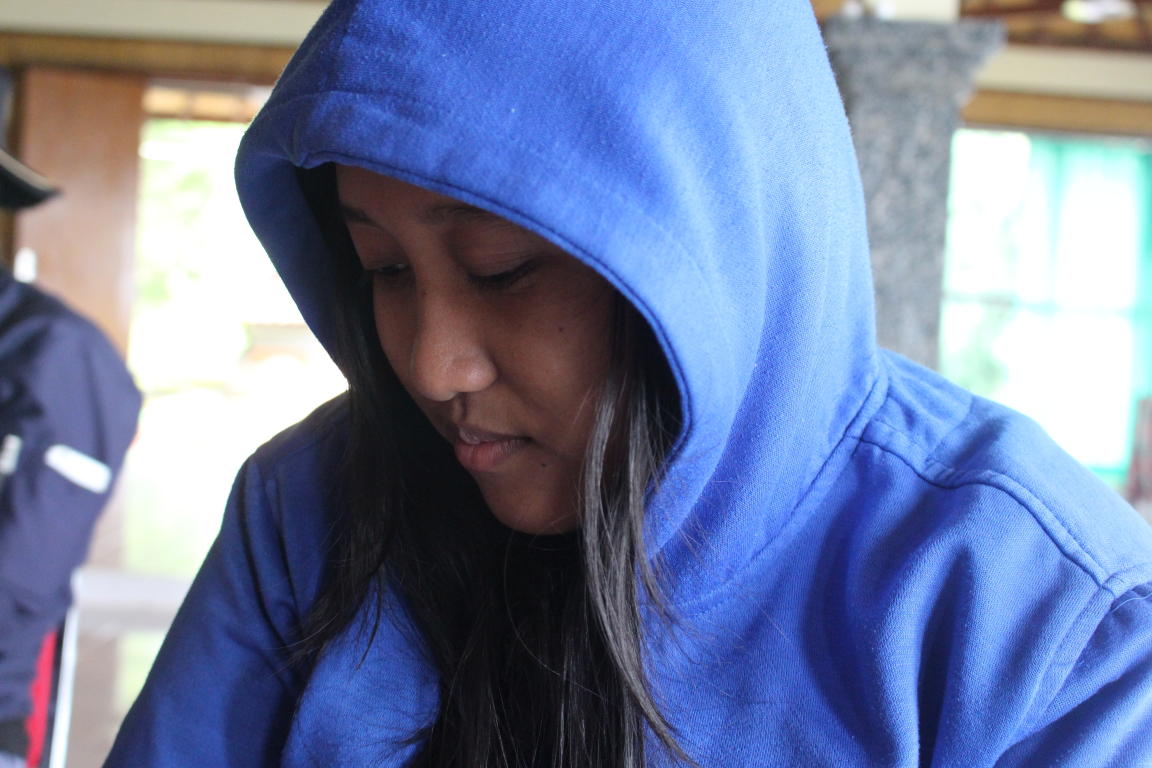
#> input picture web_gui/media/111222ww.JPG, 3456 x 2304 px, found by its file name (shown at 1/3 size); its folder holds only this picture in this run
$ python -i img_processing.py   (imports and definitions only)   (older library calls are emulated)
#> lines starting #> are read from the running program, lines starting #| are printed output that depends on the picture
from skimage.transform import rescale, resize, downscale_local_mean
import numpy as np
import matplotlib.pyplot as plt
import matplotlib.image as mpimg
import matplotlib.patches as mpatches
import os
import glob
from skimage import io, transform, morphology, exposure
from skimage.color import rgb2gray,gray2rgb,rgb2hsv, rgb2lab
from skimage.filters import threshold_otsu, threshold_local, sobel
from skimage.morphology import label, square, erosion, dilation, opening, closing, binary_closing, binary_dilation
from skimage.measure import label, regionprops, find_contours
from skimage.morphology import disk
from PIL import Image, ImageEnhance
from skimage.color import label2rgb
from sklearn import svm
from sklearn.metrics import accuracy_score
from skimage.feature import greycomatrix, greycoprops
from skimage import img_as_ubyte
from joblib import dump, load
import io
import urllib


def process(path):
#> called with path = '../media/111222ww.JPG'
    URL = 'http://192.168.43.254:8000'+path
    with urllib.request.urlopen(URL) as url:
        f = io.BytesIO(url.read())
    im=Image.open(f)
#> im is the input picture: PIL image 3456x2304 RGB; mean R, G, B 114.6, 127.4, 162.4
    # Preprocessing
    brightness = 1.5
    enhancer = ImageEnhance.Brightness(im)
    bright = enhancer.enhance(brightness)
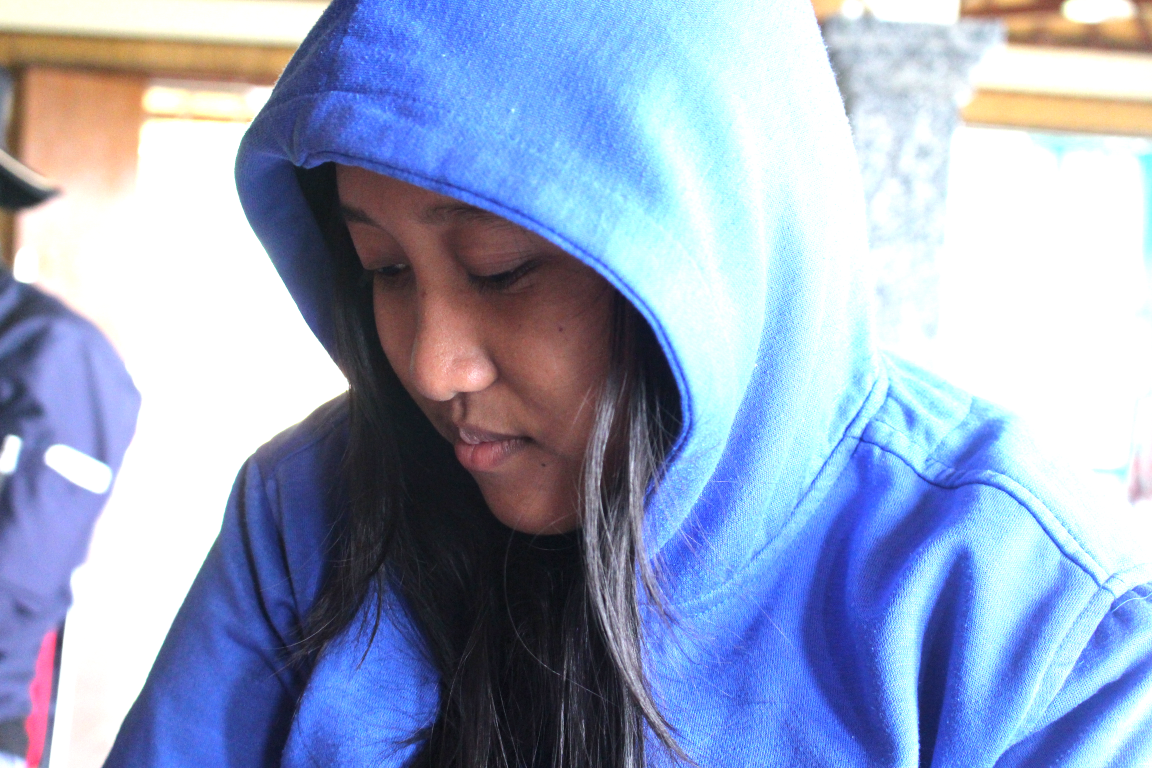
#> bright: PIL image 3456x2304 RGB (shown at 1/3 size); mean R, G, B 152, 165.3, 194.9
    contrast = 1.5
    enhancer = ImageEnhance.Contrast(bright)
    con = enhancer.enhance(contrast)
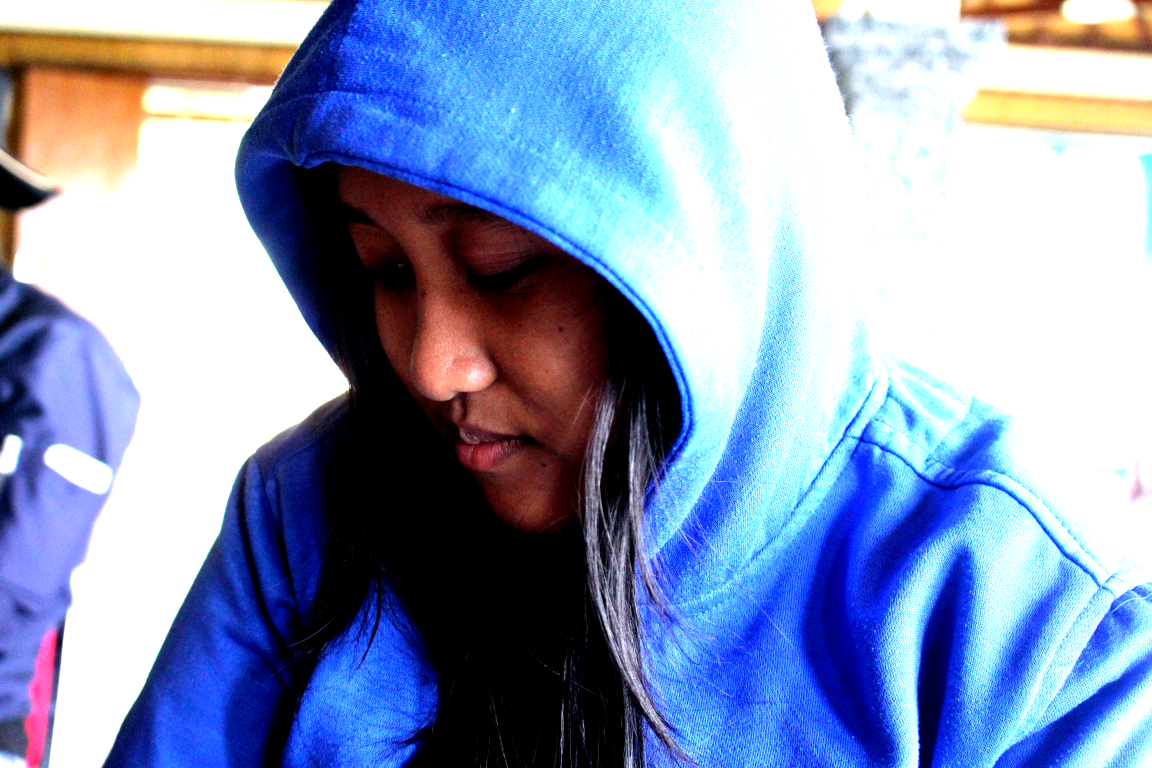
#> con: PIL image 3456x2304 RGB (shown at 1/3 size); mean R, G, B 138, 153.5, 187.4
    #Resize
    width = 400
    height = 400
    dim = (height,width)
    imge =np.array(con)
    img_resize = resize(imge, (dim),anti_aliasing=True)
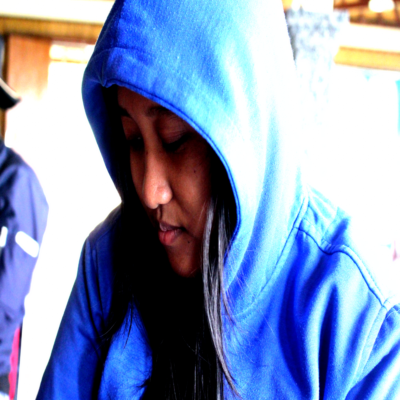
#> img_resize: shape (400, 400, 3) float64; mean R, G, B 0.541, 0.602, 0.735
    #Grayscale
    imGray = rgb2gray(img_resize)
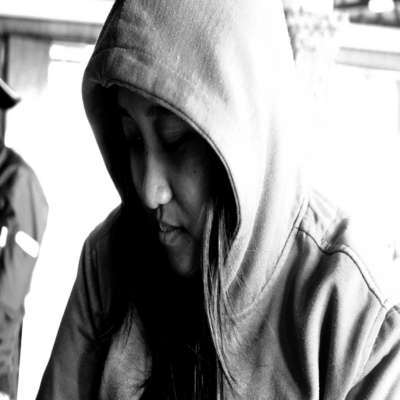
#> imGray: shape (400, 400) float64; min 0, max 1, mean 0.599
    # Eaktrasi Ciri
    #HSV
    H = []
    S = []
    V = []

    hsv_img = rgb2hsv(img_resize)
#> hsv_img: shape (400, 400, 3) float64; mean of channels 0, 1, 2 0.404, 0.424, 0.776
    hue, s, v = hsv_img[:, :, 0], hsv_img[:, :, 1], hsv_img[:, :, 2]
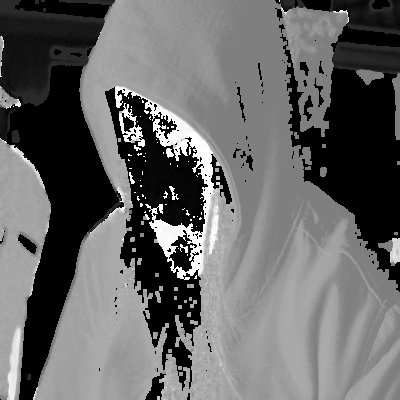
#> hue: shape (400, 400) float64; min 0, max 1, mean 0.404
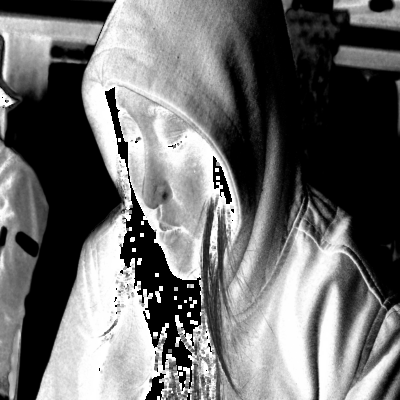
#> s: shape (400, 400) float64; min 0, max 1, mean 0.424
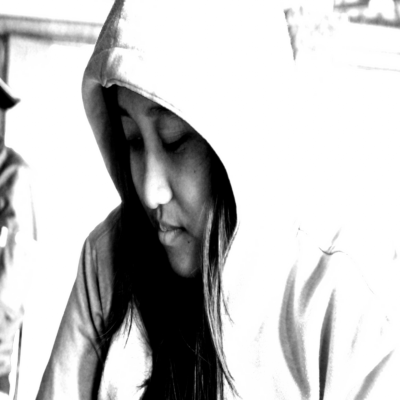
#> v: shape (400, 400) float64; min 0, max 1, mean 0.776

    # HSV Processing
    H=np.mean(hue)
#> H = 0.404
    S=np.mean(s)
#> S = 0.424
    V=np.mean(v)
#> V = 0.776
    hsv=[H,S,V]
#> hsv = [0.404, 0.424, 0.776]

    #GLCM
    glcm = []
    image = img_as_ubyte(imGray)#Rubah ke int
    g = greycomatrix(image, [1], [0, np.pi/4, np.pi/2, 3*np.pi/4], levels=256,normed=True, symmetric=True)
    c =(greycoprops(g, 'contrast'))
#> c = [[208.7, 257, 64.42, 238.2]]
    d =(greycoprops(g, 'dissimilarity'))
#> d = [[6.49, 7.33, 3.79, 7.1]]
    a =(greycoprops(g, 'ASM'))
#> a = [[0.0718, 0.0709, 0.074, 0.0706]]
    e =(greycoprops(g, 'energy'))
#> e = [[0.268, 0.266, 0.272, 0.266]]
    h =(greycoprops(g, 'homogeneity'))
#> h = [[0.464, 0.448, 0.515, 0.446]]
    co =(greycoprops(g, 'correlation'))
#> co = [[0.989, 0.987, 0.997, 0.988]]
    #

    for i in c[0]:
        glcm.append(i) #Nilai contrast
#> this loop made 4 passes
#> i on passes 1 to 4: 208.7, 257, 64.42, 238.2
#> after the loop, glcm = [208.7, 257, 64.42, 238.2]
    for j in d[0]:
        glcm.append(j) #Nilai dissimilarity
#> this loop made 4 passes
#> j on passes 1 to 4: 6.49, 7.33, 3.79, 7.1
#> after the loop, glcm = [208.7, 257, 64.42, 238.2, 6.49, 7.33, 3.79, 7.1]
    for k in a[0]:
        glcm.append(k) #Nilai ASM
#> this loop made 4 passes
#> k on passes 1 to 4: 0.0718, 0.0709, 0.074, 0.0706
#> after the loop, glcm = [208.7, 257, 64.42, 238.2, 6.49, 7.33, 3.79, 7.1, 0.0718, 0.0709, 0.074, 0.0706]
    for l in e[0]:
        glcm.append(l) #Nilai energy
#> this loop made 4 passes
#> l on passes 1 to 4: 0.268, 0.266, 0.272, 0.266
#> after the loop, glcm = [208.7, 257, 64.42, 238.2, 6.49, 7.33, 3.79, 7.1, 0.0718, 0.0709, 0.074, 0.0706, 0.268, 0.266, 0.272, 0.266]
    for m in h[0]:
        glcm.append(m) #Nilai homogeneity
#> this loop made 4 passes
#> m on passes 1 to 4: 0.464, 0.448, 0.515, 0.446
#> after the loop, glcm = [208.7, 257, 64.42, 238.2, 6.49, 7.33, 3.79, 7.1, 0.0718, 0.0709, 0.074, 0.0706, 0.268, 0.266, 0.272, 0.266, 0.464, 0.448, 0.515, 0.446]
    for n in co[0]:
        glcm.append(n) #Nilai correlation
#> this loop made 4 passes
#> n on passes 1 to 4: 0.989, 0.987, 0.997, 0.988
#> after the loop, glcm = [208.7, 257, 64.42, 238.2, 6.49, 7.33, 3.79, 7.1, 0.0718, 0.0709, 0.074, 0.0706, 0.268, 0.266, 0.272, 0.266, 0.464, 0.448, 0.515, 0.446, 0.989, 0.987, 0.997, 0.988]

    #Memasukan semua nilai ciri ke dalam array
    feature=[]
    ciri=[]
    for i in hsv:
        ciri.append(i)
#> this loop made 3 passes
#> i on passes 1 to 3: 0.404, 0.424, 0.776
#> after the loop, ciri = [0.404, 0.424, 0.776]
    for j in glcm:
        ciri.append(j)
#> this loop made 24 passes
#> after the loop, ciri = 27 values, max 257 at index 4, min 0.0706 at index 14, mean 29.7

    #         print(ciri)
    feature.append(ciri)
    # Klasifikasi
#> (the run stopped early here; a loop or call above may not have finished)

$ run again, on web_gui/media/14102451_1139255476120570_2378750129610072021_n.jpg
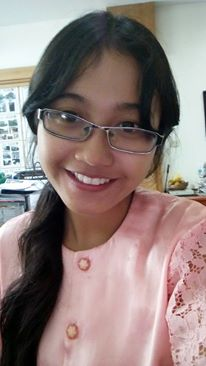
#> input picture web_gui/media/14102451_1139255476120570_2378750129610072021_n.jpg, 206 x 366 px, found by its file name
#> in process, im is the input picture: PIL image 206x366 RGB; mean R, G, B 144.7, 128.9, 125.8
#> hsv_img: shape (400, 400, 3) float64; mean of channels 0, 1, 2 0.157, 0.234, 0.726
#> in process, `hue, s, v = hsv_img[:, :, 0], hsv_img[:, :, 1], hsv_img[:, :, 2]`:
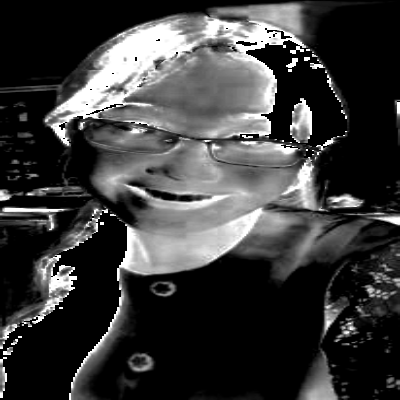
#> s: shape (400, 400) float64; min 0, max 1, mean 0.234
#> in process, `hue, s, v = hsv_img[:, :, 0], hsv_img[:, :, 1], hsv_img[:, :, 2]`:
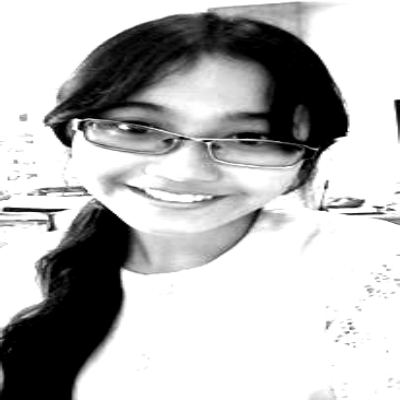
#> v: shape (400, 400) float64; min 0, max 1, mean 0.726
#> H = 0.157
#> S = 0.234
#> V = 0.726
#> hsv = [0.157, 0.234, 0.726]
#> c = [[86.59, 324.5, 243.3, 304.8]]
#> d = [[3.51, 7.2, 5.73, 6.48]]
#> a = [[0.158, 0.15, 0.154, 0.151]]
#> e = [[0.398, 0.387, 0.393, 0.389]]
#> h = [[0.62, 0.554, 0.581, 0.569]]
#> co = [[0.996, 0.984, 0.988, 0.985]]
#> the loop in process, `for i in c[0]:` made 4 passes
#> i on passes 1 to 4: 86.59, 324.5, 243.3, 304.8
#> after the loop in process, `for i in c[0]:`: glcm = [86.59, 324.5, 243.3, 304.8]
#> the loop in process, `for j in d[0]:` made 4 passes
#> j on passes 1 to 4: 3.51, 7.2, 5.73, 6.48
#> after the loop in process, `for j in d[0]:`: glcm = [86.59, 324.5, 243.3, 304.8, 3.51, 7.2, 5.73, 6.48]
#> the loop in process, `for k in a[0]:` made 4 passes
#> k on passes 1 to 4: 0.158, 0.15, 0.154, 0.151
#> after the loop in process, `for k in a[0]:`: glcm = [86.59, 324.5, 243.3, 304.8, 3.51, 7.2, 5.73, 6.48, 0.158, 0.15, 0.154, 0.151]
#> the loop in process, `for l in e[0]:` made 4 passes
#> l on passes 1 to 4: 0.398, 0.387, 0.393, 0.389
#> after the loop in process, `for l in e[0]:`: glcm = [86.59, 324.5, 243.3, 304.8, 3.51, 7.2, 5.73, 6.48, 0.158, 0.15, 0.154, 0.151, 0.398, 0.387, 0.393, 0.389]
#> the loop in process, `for m in h[0]:` made 4 passes
#> m on passes 1 to 4: 0.62, 0.554, 0.581, 0.569
#> after the loop in process, `for m in h[0]:`: glcm = [86.59, 324.5, 243.3, 304.8, 3.51, 7.2, 5.73, 6.48, 0.158, 0.15, 0.154, 0.151, 0.398, 0.387, 0.393, 0.389, 0.62, 0.554, 0.581, 0.569]
#> the loop in process, `for n in co[0]:` made 4 passes
#> n on passes 1 to 4: 0.996, 0.984, 0.988, 0.985
#> after the loop in process, `for n in co[0]:`: glcm = [86.59, 324.5, 243.3, 304.8, 3.51, 7.2, 5.73, 6.48, 0.158, 0.15, 0.154, 0.151, 0.398, 0.387, 0.393, 0.389, 0.62, 0.554, 0.581, 0.569, 0.996, 0.984, 0.988, 0.985]
#> the loop in process, `for i in hsv:` made 3 passes
#> i on passes 1 to 3: 0.157, 0.234, 0.726
#> after the loop in process, `for i in hsv:`: ciri = [0.157, 0.234, 0.726]
#> the loop in process, `for j in glcm:` made 24 passes
#> after the loop in process, `for j in glcm:`: ciri = 27 values, max 324.5 at index 4, min 0.15 at index 12, mean 36.72

$ run again, on web_gui/media/2019-04-22_16-07-13.jpg
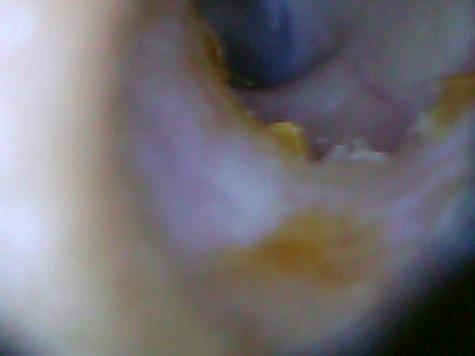
#> input picture web_gui/media/2019-04-22_16-07-13.jpg, 475 x 356 px, found by its file name
#> in process, im is the input picture: PIL image 475x356 RGB; mean R, G, B 114.4, 111.3, 115.5
#> hsv_img: shape (400, 400, 3) float64; mean of channels 0, 1, 2 0.36, 0.245, 0.688
#> in process, `hue, s, v = hsv_img[:, :, 0], hsv_img[:, :, 1], hsv_img[:, :, 2]`:
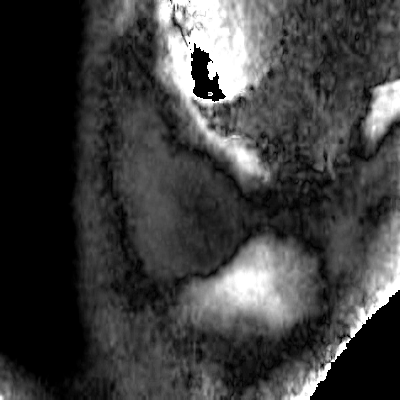
#> s: shape (400, 400) float64; min 0, max 1, mean 0.245
#> in process, `hue, s, v = hsv_img[:, :, 0], hsv_img[:, :, 1], hsv_img[:, :, 2]`:
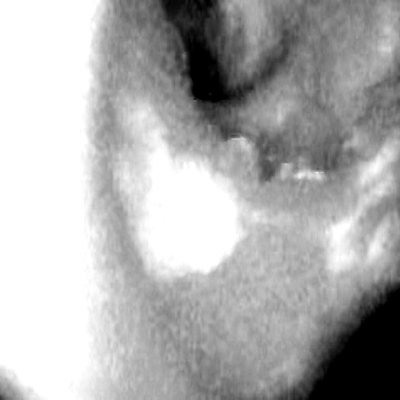
#> v: shape (400, 400) float64; min 0, max 1, mean 0.688
#> H = 0.36
#> S = 0.245
#> V = 0.688
#> hsv = [0.36, 0.245, 0.688]
#> c = [[7.13, 11.1, 4.44, 10.38]]
#> d = [[1.75, 2.13, 1.22, 2.04]]
#> a = [[0.0342, 0.0341, 0.035, 0.0341]]
#> e = [[0.185, 0.185, 0.187, 0.185]]
#> h = [[0.506, 0.472, 0.594, 0.479]]
#> co = [[0.999, 0.999, 1, 0.999]]
#> the loop in process, `for i in c[0]:` made 4 passes
#> i on passes 1 to 4: 7.13, 11.1, 4.44, 10.38
#> after the loop in process, `for i in c[0]:`: glcm = [7.13, 11.1, 4.44, 10.38]
#> the loop in process, `for j in d[0]:` made 4 passes
#> j on passes 1 to 4: 1.75, 2.13, 1.22, 2.04
#> after the loop in process, `for j in d[0]:`: glcm = [7.13, 11.1, 4.44, 10.38, 1.75, 2.13, 1.22, 2.04]
#> the loop in process, `for k in a[0]:` made 4 passes
#> k on passes 1 to 4: 0.0342, 0.0341, 0.035, 0.0341
#> after the loop in process, `for k in a[0]:`: glcm = [7.13, 11.1, 4.44, 10.38, 1.75, 2.13, 1.22, 2.04, 0.0342, 0.0341, 0.035, 0.0341]
#> the loop in process, `for l in e[0]:` made 4 passes
#> l on passes 1 to 4: 0.185, 0.185, 0.187, 0.185
#> after the loop in process, `for l in e[0]:`: glcm = [7.13, 11.1, 4.44, 10.38, 1.75, 2.13, 1.22, 2.04, 0.0342, 0.0341, 0.035, 0.0341, 0.185, 0.185, 0.187, 0.185]
#> the loop in process, `for m in h[0]:` made 4 passes
#> m on passes 1 to 4: 0.506, 0.472, 0.594, 0.479
#> after the loop in process, `for m in h[0]:`: glcm = [7.13, 11.1, 4.44, 10.38, 1.75, 2.13, 1.22, 2.04, 0.0342, 0.0341, 0.035, 0.0341, 0.185, 0.185, 0.187, 0.185, 0.506, 0.472, 0.594, 0.479]
#> the loop in process, `for n in co[0]:` made 4 passes
#> n on passes 1 to 4: 0.999, 0.999, 1, 0.999
#> after the loop in process, `for n in co[0]:`: glcm = [7.13, 11.1, 4.44, 10.38, 1.75, 2.13, 1.22, 2.04, 0.0342, 0.0341, 0.035, 0.0341, 0.185, 0.185, 0.187, 0.185, 0.506, 0.472, 0.594, 0.479, 0.999, 0.999, 1, 0.999]
#> the loop in process, `for i in hsv:` made 3 passes
#> i on passes 1 to 3: 0.36, 0.245, 0.688
#> after the loop in process, `for i in hsv:`: ciri = [0.36, 0.245, 0.688]
#> the loop in process, `for j in glcm:` made 24 passes
#> after the loop in process, `for j in glcm:`: ciri = 27 values, max 11.1 at index 4, min 0.0341 at index 14, mean 1.79

$ run again, on web_gui/media/2019-04-23_11-58-10.jpg
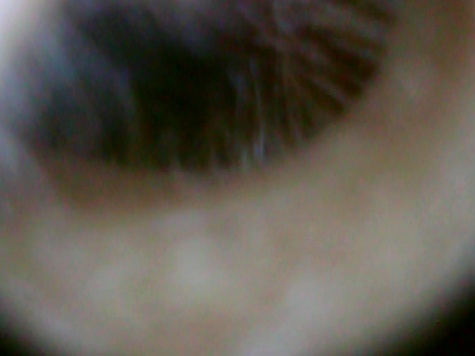
#> input picture web_gui/media/2019-04-23_11-58-10.jpg, 475 x 356 px, found by its file name
#> in process, im is the input picture: PIL image 475x356 RGB; mean R, G, B 92.4, 87, 77.3
#> hsv_img: shape (400, 400, 3) float64; mean of channels 0, 1, 2 0.178, 0.34, 0.573
#> in process, `hue, s, v = hsv_img[:, :, 0], hsv_img[:, :, 1], hsv_img[:, :, 2]`:
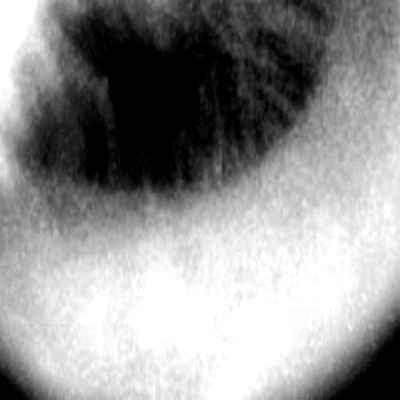
#> v: shape (400, 400) float64; min 0, max 1, mean 0.573
#> H = 0.178
#> S = 0.34
#> V = 0.573
#> hsv = [0.178, 0.34, 0.573]
#> c = [[7.39, 12.13, 4.56, 10.06]]
#> d = [[1.88, 2.43, 1.48, 2.19]]
#> a = [[0.00906, 0.00879, 0.00955, 0.00882]]
#> e = [[0.0952, 0.0938, 0.0977, 0.0939]]
#> h = [[0.459, 0.401, 0.514, 0.422]]
#> co = [[1, 0.999, 1, 0.999]]
#> the loop in process, `for i in c[0]:` made 4 passes
#> i on passes 1 to 4: 7.39, 12.13, 4.56, 10.06
#> after the loop in process, `for i in c[0]:`: glcm = [7.39, 12.13, 4.56, 10.06]
#> the loop in process, `for j in d[0]:` made 4 passes
#> j on passes 1 to 4: 1.88, 2.43, 1.48, 2.19
#> after the loop in process, `for j in d[0]:`: glcm = [7.39, 12.13, 4.56, 10.06, 1.88, 2.43, 1.48, 2.19]
#> the loop in process, `for k in a[0]:` made 4 passes
#> k on passes 1 to 4: 0.00906, 0.00879, 0.00955, 0.00882
#> after the loop in process, `for k in a[0]:`: glcm = [7.39, 12.13, 4.56, 10.06, 1.88, 2.43, 1.48, 2.19, 0.00906, 0.00879, 0.00955, 0.00882]
#> the loop in process, `for l in e[0]:` made 4 passes
#> l on passes 1 to 4: 0.0952, 0.0938, 0.0977, 0.0939
#> after the loop in process, `for l in e[0]:`: glcm = [7.39, 12.13, 4.56, 10.06, 1.88, 2.43, 1.48, 2.19, 0.00906, 0.00879, 0.00955, 0.00882, 0.0952, 0.0938, 0.0977, 0.0939]
#> the loop in process, `for m in h[0]:` made 4 passes
#> m on passes 1 to 4: 0.459, 0.401, 0.514, 0.422
#> after the loop in process, `for m in h[0]:`: glcm = [7.39, 12.13, 4.56, 10.06, 1.88, 2.43, 1.48, 2.19, 0.00906, 0.00879, 0.00955, 0.00882, 0.0952, 0.0938, 0.0977, 0.0939, 0.459, 0.401, 0.514, 0.422]
#> the loop in process, `for n in co[0]:` made 4 passes
#> n on passes 1 to 4: 1, 0.999, 1, 0.999
#> after the loop in process, `for n in co[0]:`: glcm = [7.39, 12.13, 4.56, 10.06, 1.88, 2.43, 1.48, 2.19, 0.00906, 0.00879, 0.00955, 0.00882, 0.0952, 0.0938, 0.0977, 0.0939, 0.459, 0.401, 0.514, 0.422, 1, 0.999, 1, 0.999]
#> the loop in process, `for i in hsv:` made 3 passes
#> i on passes 1 to 3: 0.178, 0.34, 0.573
#> after the loop in process, `for i in hsv:`: ciri = [0.178, 0.34, 0.573]
#> the loop in process, `for j in glcm:` made 24 passes
#> after the loop in process, `for j in glcm:`: ciri = 27 values, max 12.13 at index 4, min 0.00879 at index 12, mean 1.83
